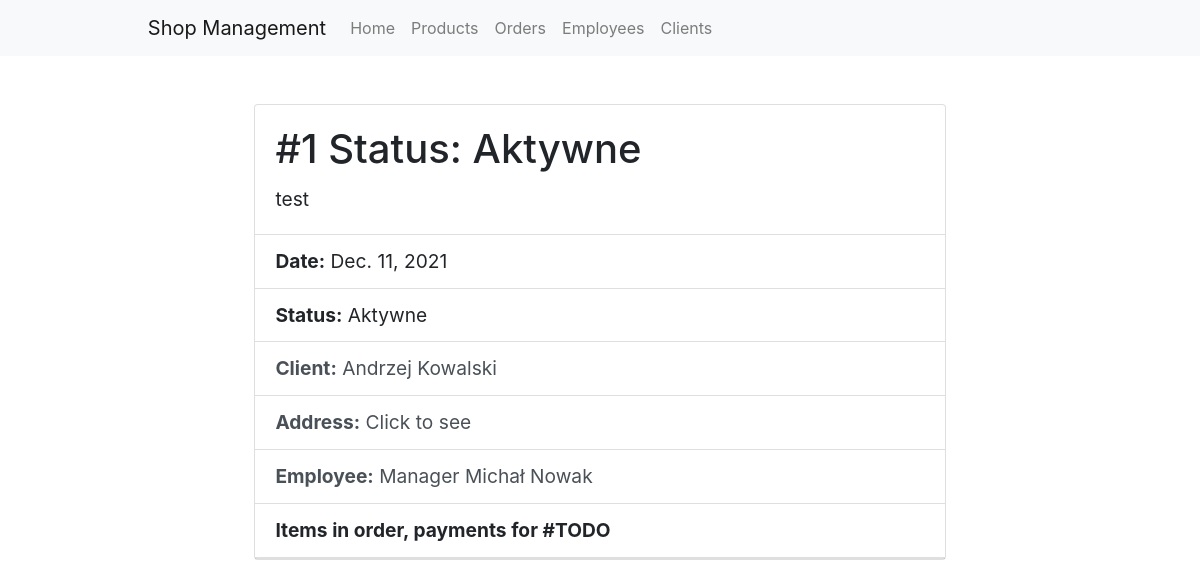
The app's page /orders/1/ with its own data.
### orders/models.py (models this page shows)
class Order(models.Model):
    date = models.DateField()
    status = models.CharField(max_length=100)
    comment = models.TextField(max_length=1000)
    address = models.ForeignKey(Address, on_delete=models.SET_NULL, null=True)
    client = models.ForeignKey(Client, on_delete=models.SET_NULL, null=True)
    employee = models.ForeignKey(Employee, on_delete=models.SET_NULL, null=True)
    def __str__(self):
        return f'#{self.id} Status: {self.status}'

### clients/models.py (models this page shows)
class Client(models.Model):
    name = models.CharField(max_length=100)
    surname = models.CharField(max_length=100)
    phone_number = models.CharField(max_length=9)
    email = models.EmailField(blank=True, null=True)
    discount_card_code = models.CharField(max_length=100, blank=True, null=True)
    def __str__(self):
        return f'{self.name} {self.surname}'

### employees/models.py (models this page shows, shortened)
class Employee(models.Model):
    name = models.CharField(max_length=100)
    surname = models.CharField(max_length=100)
    phone_number = models.CharField(max_length=9)
    email = models.EmailField(blank=True, null=True)
    salary = models.FloatField(validators=[MinValueValidator(0)])
    hours_per_week = models.PositiveIntegerField()
    position = models.ForeignKey(Position, on_delete=models.SET_NULL, null=True)
    def __str__(self):
        return f'{self.position} {self.name} {self.surname}'

class Position(models.Model):
    name = models.CharField(max_length=100)
    salary_min = models.FloatField(validators=[MinValueValidator(0)])
    salary_max = models.FloatField(validators=[MinValueValidator(0)])
    def __str__(self):
        return self.name

### orders/views.py (the view)
# urls.py: path('<int:pk>/', views.OrderDetailView.as_view(), name='order-detail'),
class OrderDetailView(generic.DetailView):
    model = Order

### orders/templates/orders/order_detail.html
{% extends "base.html" %}
{% block content %}
    <div style="width: 90%; margin-left: 5%; font-size:1.2rem;">
        <div class="card" style="width: 80%; margin-left: 10%;">
            <div class="card-body">
              <h1 class="card-title">{{ object }}</h1>
              <p class="card-text">{{ object.comment }}</p>
            </div>
            <ul class="list-group list-group-flush">
              <li class="list-group-item"><strong>Date:</strong> {{ object.date }}</li>
              <li class="list-group-item"><strong>Status:</strong> {{ object.status }}</li>
              <a class="list-group-item list-group-item-action" href="{% url 'clients:client-detail' object.client.id %}"><strong>Client:</strong> {{ object.client }}</a>
              <a class="list-group-item list-group-item-action" href="{% url 'orders:address-detail' object.address.id %}"><strong>Address:</strong> Click to see</a>
              <a class="list-group-item list-group-item-action" href="{% url 'employees:employee-detail' object.employee.id %}"><strong>Employee:</strong> {{ object.employee }}</a>
              <li class="list-group-item"><strong>Items in order, payments for #TODO</li>
            </ul>
        </div>
    </div>
{% endblock %}

### records on screen
Order: id+status "#1 Status: Aktywne", comment "test", date "Dec. 11, 2021", status "Aktywne", client "Andrzej Kowalski", employee "Manager Michał Nowak"
